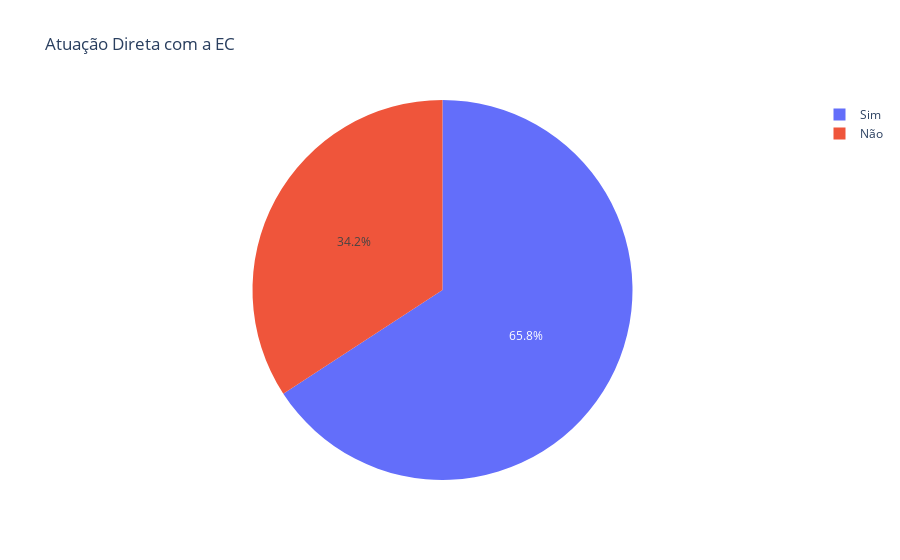

The code cell stored with this chart in its notebook:
### Code cell
# Contar o número de ocorrências de cada valor na coluna 'atuação'
contagem_atuacao = df['Atuação direta com a EC'].value_counts()

# Transformar a série em um DataFrame para facilitar a manipulação
df_contagem_atuacao = contagem_atuacao.reset_index()
df_contagem_atuacao.columns = ['Atuação Direta com a EC', 'Contagem']

# Plotar o gráfico de pizza interativo com Plotly
fig = px.pie(df_contagem_atuacao, values='Contagem', names='Atuação Direta com a EC', 
             title='Atuação Direta com a EC')
fig.show()

### Figure 1 — Plotly figure (JSON) as saved in the notebook; plotly's stock layout.template omitted (floating-point values rounded to 4 significant figures)
{"data": [{"domain": {"x": [0, 1], "y": [0, 1]}, "hovertemplate": "Atuação Direta com a EC=%{label}<br>Contagem=%{value}<extra></extra>", "labels": ["Sim", "Não"], "legendgroup": "", "name": "", "showlegend": true, "type": "pie", "values": [231, 120]}], "layout": {"legend": {"tracegroupgap": 0}, "title": {"text": "Atuação Direta com a EC"}}}
